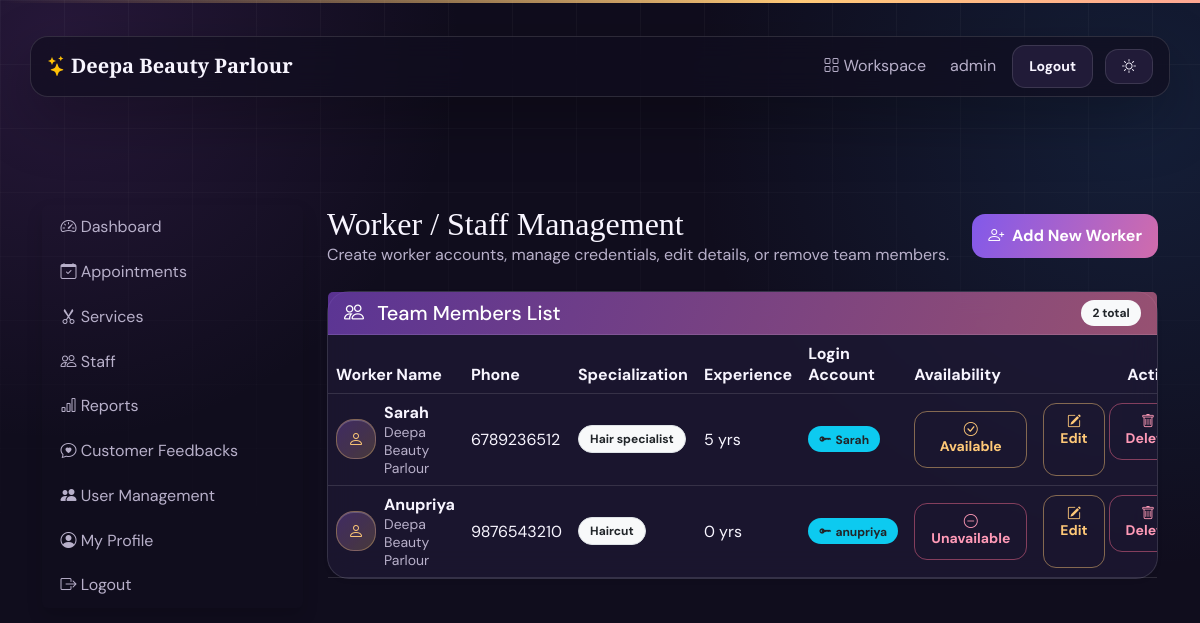
The page /owner/staff/ (signed in) on the database as committed earlier.
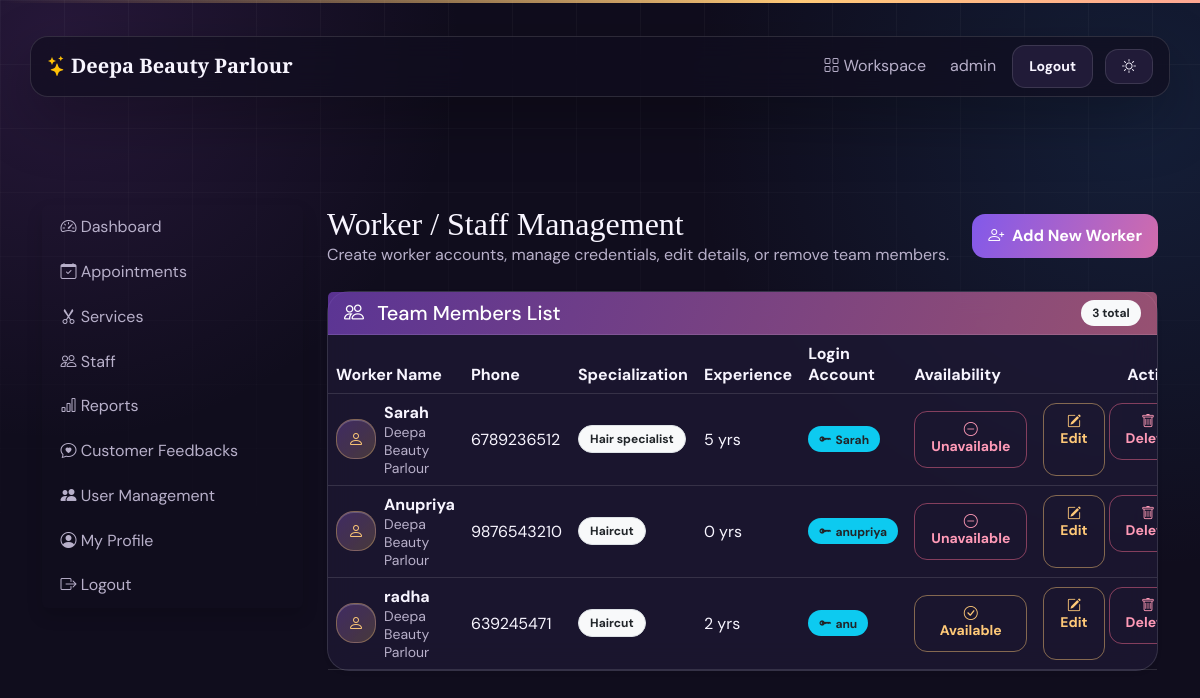
The same page on the database as committed later.
### salons/models.py (models this page shows, shortened)
class Staff(models.Model):
    user = models.OneToOneField(
        settings.AUTH_USER_MODEL,
        on_delete=models.SET_NULL,
        related_name="staff_profile",
        blank=True,
        null=True,
        help_text="Login account used by this staff member",
    )
    salon = models.ForeignKey(
        Salon,
        on_delete=models.CASCADE,
        related_name="staff_members"
    )
    name = models.CharField(max_length=100)
    phone = models.CharField(max_length=15)
    specialization = models.CharField(max_length=100)
    experience = models.PositiveIntegerField(
        help_text="Years"
    )
    photo = models.ImageField(
        upload_to="staff/",
        blank=True,
        null=True
    )
    is_available = models.BooleanField(default=True)

class Salon(models.Model):
    owner = models.OneToOneField(
        settings.AUTH_USER_MODEL,
        on_delete=models.CASCADE,
        related_name="salon"
    )
    name = models.CharField(max_length=150)
    description = models.TextField(blank=True)
    phone = models.CharField(max_length=15)
    email = models.EmailField()
    upi_id = models.CharField(max_length=100, blank=True, help_text="UPI ID used for payment QR codes")
    payment_qr = models.ImageField(upload_to="payment_qr/", blank=True, null=True)
    address = models.TextField()
    city = models.CharField(max_length=100)
    state = models.CharField(max_length=100)
    pincode = models.CharField(max_length=10)
    opening_time = models.TimeField()
    closing_time = models.TimeField()
    logo = models.ImageField(
        upload_to="salon_logos/",
        blank=True,
        null=True
    )
    is_active = models.BooleanField(default=True)
    created_at = models.DateTimeField(auto_now_add=True)
    class Meta:
        ordering = ["name"]

### accounts/models.py (models this page shows, shortened)
class User(AbstractUser):
    class Role(models.TextChoices):
        CUSTOMER = "CUSTOMER", "Customer"
        OWNER = "OWNER", "Salon Owner"
        STAFF = "STAFF", "Staff"
        SERVICE_MANAGER = "SERVICE_MANAGER", "Service Management"
        ADMIN = "ADMIN", "Admin"
    role = models.CharField(
        max_length=20,
        choices=Role.choices,
        default=Role.CUSTOMER
    )
    phone = models.CharField(max_length=15, blank=True)
    profile_image = models.ImageField(
        upload_to="profiles/",
        blank=True,
        null=True
    )
    created_at = models.DateTimeField(auto_now_add=True)

### owner/views.py (the view)
# urls.py: path("staff/", staff_list, name="owner_staff"),
@owner_required
def staff_list(request):
    return render(request, "owner/staff.html", {"staffs": scoped(request, Staff.objects.all())})

### owner/views.py (called while the page is built, shortened)
def get_admin_salon(request):
    if hasattr(request.user, "salon"):
        return request.user.salon

def scoped(request, qs):
    salon = get_admin_salon(request)
    if salon and hasattr(qs.model, "salon"):
        return qs.filter(salon=salon)
    return qs

### templates/owner/staff.html (shortened to what this page needs)
﻿{% extends "owner/base.html" %}
{% block owner_content %}
<div class="d-flex justify-content-between align-items-center mb-4 flex-wrap gap-2">
  <div>
    <h2 class="page-title mb-0">Worker / Staff Management</h2>
    <p class="text-muted mb-0">Create worker accounts, manage credentials, edit details, or remove team members.</p>
  </div>
  <a href="{% url 'add_staff' %}" class="btn btn-primary">
    <i class="bi bi-person-plus me-1"></i> Add New Worker
  </a>
</div>
<div class="card shadow-sm">
  <div class="card-header bg-primary text-white d-flex justify-content-between align-items-center">
    <h5 class="mb-0"><i class="bi bi-people me-2"></i> Team Members List</h5>
    <span class="badge bg-light text-dark">{{ staffs|length }} total</span>
  </div>
  <div class="table-responsive">
    <table class="table align-middle mb-0">
      <thead>
        <tr>
          <th>Worker Name</th>
          <th>Phone</th>
          <th>Specialization</th>
          <th>Experience</th>
          <th>Login Account</th>
          <th>Availability</th>
          <th class="text-end">Actions</th>
        </tr>
      </thead>
      <tbody>
        {% for staff in staffs %}
        <tr>
          <td>
            <div class="d-flex align-items-center gap-2">
              {% if staff.photo %}
                <img src="{{ staff.photo.url }}" alt="{{ staff.name }}" class="rounded-circle border" style="width:40px;height:40px;object-fit:cover;">
              {% else %}
                <div class="icon-dot" style="width:40px;height:40px;font-size:1rem;flex-shrink:0;">
                  <i class="bi bi-person"></i>
                </div>
              {% endif %}
              <div>
                <strong>{{ staff.name }}</strong>
                <br><small class="text-muted">{{ staff.salon.name }}</small>
              </div>
            </div>
          </td>
          <td>{{ staff.phone|default:"—" }}</td>
          <td><span class="badge bg-light text-dark border">{{ staff.specialization }}</span></td>
          <td>{{ staff.experience }} yrs</td>
          <td>
            {% if staff.user %}
              <span class="badge bg-info text-dark"><i class="bi bi-key-fill me-1"></i>{{ staff.user.username }}</span>
            {% else %}
              <span class="text-muted small">No account</span>
            {% endif %}
          </td>
          <td>
            <form method="post" action="{% url 'toggle_staff' staff.id %}" class="d-inline">
              <button class="btn btn-sm {% if staff.is_available %}btn-outline-success{% else %}btn-outline-danger{% endif %}" title="Toggle availability">
                {% if staff.is_available %}
                  <i class="bi bi-check-circle"></i> Available
                {% else %}
                  <i class="bi bi-dash-circle"></i> Unavailable
                {% endif %}
              </button>
            </form>
          </td>
          <td class="text-end">
            <div class="d-flex justify-content-end gap-1">
              <a href="{% url 'edit_staff' staff.id %}" class="btn btn-sm btn-outline-primary" title="Edit worker details">
                <i class="bi bi-pencil-square"></i> Edit
              </a>
              <form method="post" action="{% url 'delete_staff' staff.id %}" class="d-inline" onsubmit="return confirm('Are you sure you want to permanently delete worker \'{{ staff.name }}\' and their login account?');">
                <button type="submit" class="btn btn-sm btn-outline-danger" title="Delete worker">
                  <i class="bi bi-trash"></i> Delete
                </button>
              </form>
            </div>
          </td>
        </tr>
        {% endfor %}
      </tbody>
    </table>
  </div>
</div>
{% endblock %}

Rows that differ between the two databases and show on the page:
changed Staff "Sarah": is_available "Available" → "Unavailable"
added Staff: name "radha", salon.name "Deepa Beauty Parlour", phone "639245471", specialization "Haircut", experience "2", user.username "anu", is_available True (drawn)
Other text that changed with them:
{{ staffs|length }}: "2" → "3"
